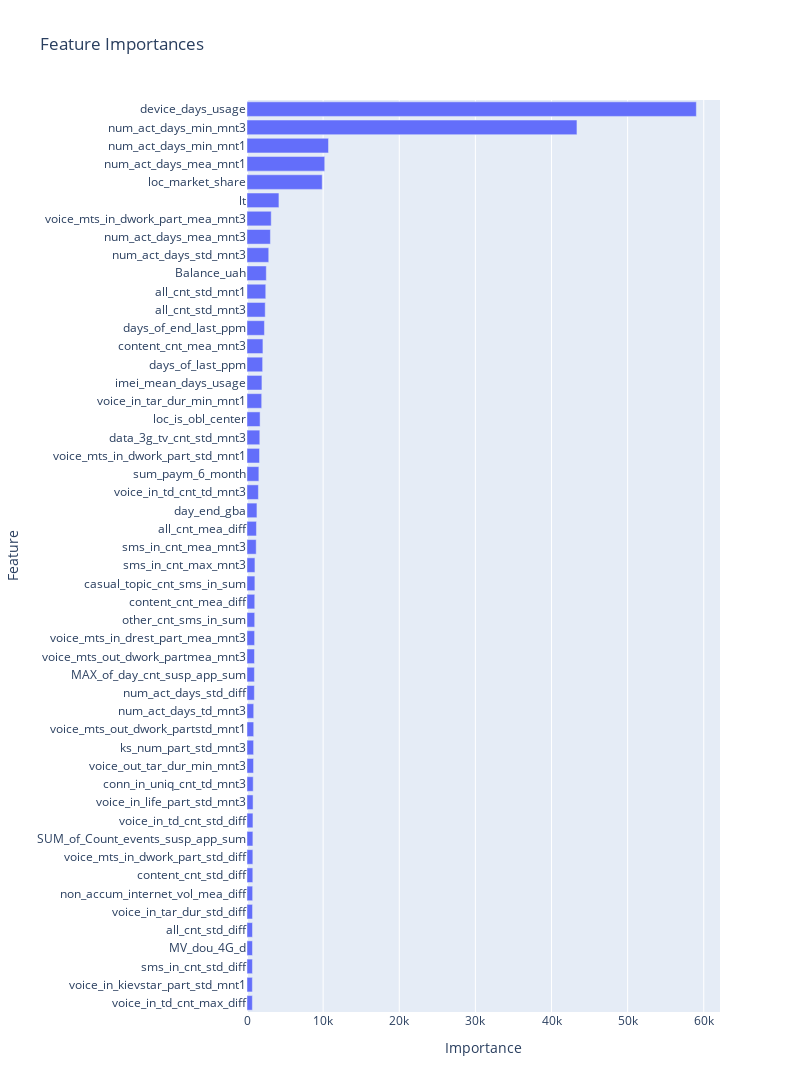

Notebook cell for this chart:
### Code cell
import plotly.express as px

fig = px.bar(feature_importances[:50], x="Importance", y="Feature", title="Feature Importances")
fig.update_layout(yaxis={"categoryorder": "total ascending"}, width=800, height=1200)
fig.show()

### Figure 1 — Plotly figure (JSON) as saved in the notebook; plotly's stock layout.template omitted (floating-point values rounded to 4 significant figures)
{"data": [{"alignmentgroup": "True", "hovertemplate": "Importance=%{x}<br>Feature=%{y}<extra></extra>", "legendgroup": "", "marker": {"color": "#636efa", "pattern": {"shape": ""}}, "name": "", "offsetgroup": "", "orientation": "h", "showlegend": false, "textposition": "auto", "type": "bar", "x": [59030.0, 43340.0, 10710.0, 10210.0, 9882.0, 4194.0, 3182.0, 3076.0, 2855.0, 2536.0, 2465.0, 2394.0, 2292.0, 2093.0, 2053.0, 1961.0, 1930.0, 1719.0, 1682.0, 1645.0, 1559.0, 1499.0, 1306.0, 1241.0, 1208.0, 1044.0, 1035.0, 1018.0, 1012.0, 1000.0, 981.8, 972.9, 967.5, 882.2, 881.3, 867.9, 859.4, 815.1, 797.1, 781.3, 773.5, 768.5, 763.8, 741.8, 728.3, 722.2, 718.3, 715.8, 705.5, 704.8], "xaxis": "x", "y": ["device_days_usage", "num_act_days_min_mnt3", "num_act_days_min_mnt1", "num_act_days_mea_mnt1", "loc_market_share", "lt", "voice_mts_in_dwork_part_mea_mnt3", "num_act_days_mea_mnt3", "num_act_days_std_mnt3", "Balance_uah", "all_cnt_std_mnt1", "all_cnt_std_mnt3", "days_of_end_last_ppm", "content_cnt_mea_mnt3", "days_of_last_ppm", "imei_mean_days_usage", "voice_in_tar_dur_min_mnt1", "loc_is_obl_center", "data_3g_tv_cnt_std_mnt3", "voice_mts_in_dwork_part_std_mnt1", "sum_paym_6_month", "voice_in_td_cnt_td_mnt3", "day_end_gba", "all_cnt_mea_diff", "sms_in_cnt_mea_mnt3", "sms_in_cnt_max_mnt3", "casual_topic_cnt_sms_in_sum", "content_cnt_mea_diff", "other_cnt_sms_in_sum", "voice_mts_in_drest_part_mea_mnt3", "voice_mts_out_dwork_partmea_mnt3", "MAX_of_day_cnt_susp_app_sum", "num_act_days_std_diff", "num_act_days_td_mnt3", "voice_mts_out_dwork_partstd_mnt1", "ks_num_part_std_mnt3", "voice_out_tar_dur_min_mnt3", "conn_in_uniq_cnt_td_mnt3", "voice_in_life_part_std_mnt3", "voice_in_td_cnt_std_diff", "SUM_of_Count_events_susp_app_sum", "voice_mts_in_dwork_part_std_diff", "content_cnt_std_diff", "non_accum_internet_vol_mea_diff", "voice_in_tar_dur_std_diff", "all_cnt_std_diff", "MV_dou_4G_d", "sms_in_cnt_std_diff", "voice_in_kievstar_part_std_mnt1", "voice_in_td_cnt_max_diff"], "yaxis": "y"}], "layout": {"barmode": "relative", "height": 1200, "legend": {"tracegroupgap": 0}, "title": {"text": "Feature Importances"}, "width": 800, "xaxis": {"anchor": "y", "domain": [0, 1], "title": {"text": "Importance"}}, "yaxis": {"anchor": "x", "categoryorder": "total ascending", "domain": [0, 1], "title": {"text": "Feature"}}}}
